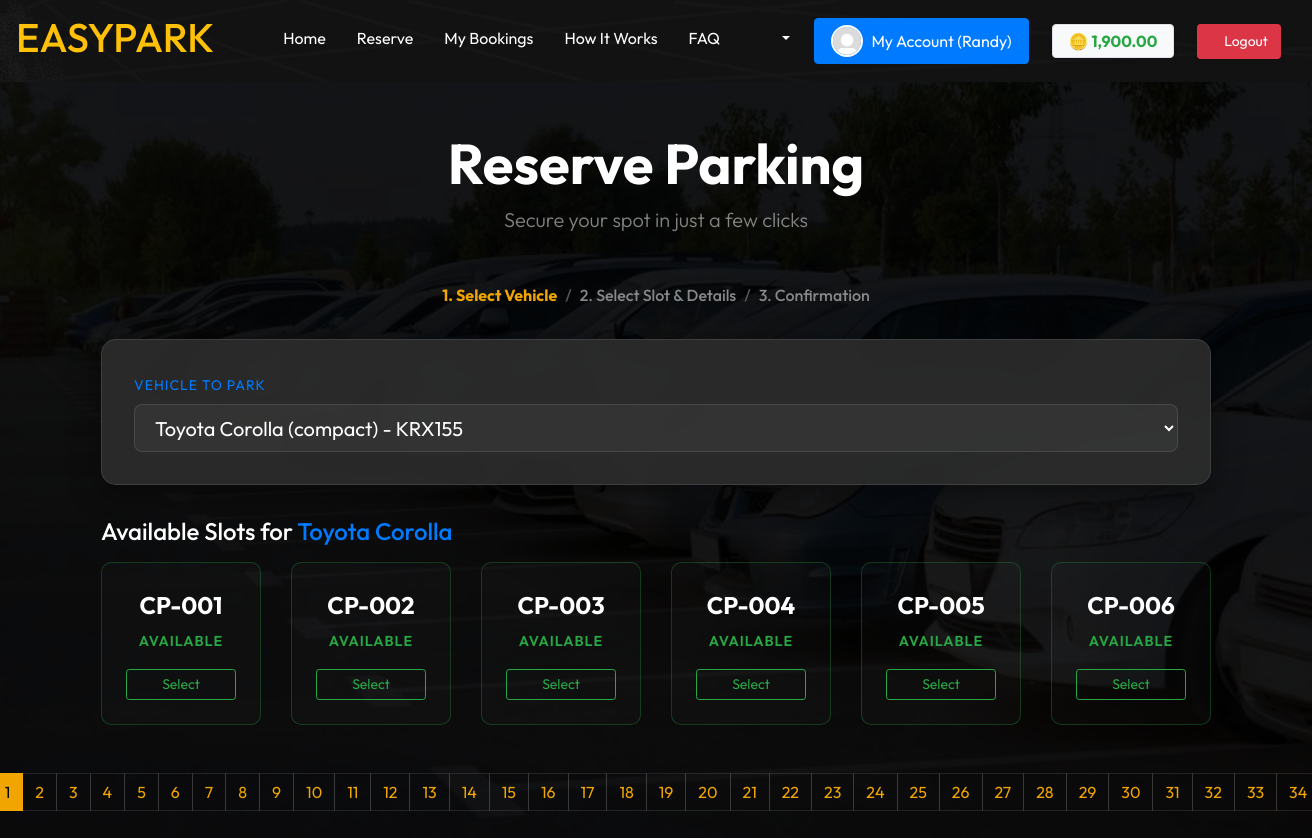
/reservations.php (signed in), run on the app's committed database.
### tables this page shows
CREATE TABLE `users` (
  `user_id` int(11) NOT NULL,
  `first_name` varchar(50) NOT NULL,
  `middle_name` varchar(50) DEFAULT NULL,
  `last_name` varchar(50) NOT NULL,
  `email` varchar(100) NOT NULL,
  `password` varchar(255) NOT NULL,
  `phone` varchar(20) DEFAULT NULL,
  `user_type` enum('admin','staff','client') NOT NULL DEFAULT 'client',
  `security_word` varchar(255) NOT NULL,
  `created_at` timestamp NULL DEFAULT current_timestamp(),
  `updated_at` timestamp NULL DEFAULT NULL ON UPDATE current_timestamp(),
  `is_active` tinyint(1) NOT NULL DEFAULT 1,
  `image` varchar(255) DEFAULT 'default.jpg',
  `coins` decimal(10,2) NOT NULL DEFAULT 0.00
);

CREATE TABLE `vehicles` (
  `vehicle_id` int(11) NOT NULL,
  `user_id` int(11) NOT NULL,
  `plate_number` varchar(20) NOT NULL,
  `model_id` int(11) NOT NULL,
  `color` varchar(50) NOT NULL,
  `created_at` timestamp NULL DEFAULT current_timestamp(),
  `updated_at` timestamp NULL DEFAULT NULL ON UPDATE current_timestamp()
);

CREATE TABLE `Vehicle_Models` (
  `model_id` int(11) NOT NULL,
  `brand` varchar(50) NOT NULL,
  `model` varchar(50) NOT NULL,
  `type` enum('two_wheeler','compact','standard','large') NOT NULL
);

CREATE TABLE `parking_slots` (
  `parking_slot_id` int(11) NOT NULL,
  `slot_number` varchar(10) NOT NULL,
  `slot_type` enum('two_wheeler','compact','standard','large') NOT NULL,
  `slot_status` enum('available','reserved','occupied','unavailable') DEFAULT 'available'
);

### reservations.php (the view, shortened to what this page needs)
<?php
require_once 'includes/db.php';
$user_id = $_SESSION['user_id'];
$stmt = $pdo->prepare('SELECT v.vehicle_id, v.plate_number, m.brand, m.model, m.type FROM vehicles v JOIN Vehicle_Models m ON v.model_id = m.model_id WHERE v.user_id = ?');
$stmt->execute([$user_id]);
$vehicles = $stmt->fetchAll(PDO::FETCH_ASSOC);
$active_vehicle_ids = [];
$user_has_active_reservation = false;
$selected_vehicle_id = isset($_POST['vehicle_id']) ? $_POST['vehicle_id'] : ($vehicles[0]['vehicle_id'] ?? null);
$selected_vehicle_type = null;
if ($selected_vehicle_id) {
  foreach ($vehicles as $veh) {
    if ($veh['vehicle_id'] == $selected_vehicle_id) {
      $selected_vehicle_type = $veh['type'];
      break;
    }
  }
}
$show_reservation_form = false;
$selected_slot = null;
$slots_per_page = 6;
$page = isset($_GET['page']) ? max(1, intval($_GET['page'])) : 1;
$offset = ($page - 1) * $slots_per_page;
$total_slots = 0;
$available_slots = [];
if ($selected_vehicle_type) {
  $stmt = $pdo->prepare('SELECT COUNT(*) FROM parking_slots WHERE slot_type = ?');
  $stmt->execute([$selected_vehicle_type]);
  $total_slots = $stmt->fetchColumn();
  $stmt = $pdo->prepare('SELECT * FROM parking_slots WHERE slot_type = ? LIMIT ? OFFSET ?');
  $stmt->bindValue(1, $selected_vehicle_type);
  $stmt->bindValue(2, $slots_per_page, PDO::PARAM_INT);
  $stmt->bindValue(3, $offset, PDO::PARAM_INT);
  $stmt->execute();
  $available_slots = $stmt->fetchAll(PDO::FETCH_ASSOC);
}
$current_step = 1;
?>
<!DOCTYPE html>
<html lang="en">
<head>
  <link rel="stylesheet" href="css/bootstrap.min.css">
</head>
<body>
  <?php include 'includes/client_navbar.php'; ?>
  <div class="container py-5">
    <div class="text-center mb-5">
      <h1 class="display-4 font-weight-bold text-white mb-2">Reserve Parking</h1>
      <p class="lead text-white-50">Secure your spot in just a few clicks</p>
    </div>
    <nav aria-label="breadcrumb">
      <ol class="breadcrumb breadcrumb-custom justify-content-center">
        <li class="breadcrumb-item<?= $current_step === 1 ? ' active' : '' ?>">1. Select Vehicle</li>
        <li class="breadcrumb-item<?= $current_step === 2 ? ' active' : '' ?>">2. Select Slot & Details</li>
        <li class="breadcrumb-item<?= $current_step === 3 ? ' active' : '' ?>">3. Confirmation</li>
      </ol>
    </nav>
    <div class="custom-card">
      <form method="post">
        <div class="form-group mb-0">
          <label for="vehicle_id" class="text-primary text-uppercase small" style="letter-spacing: 1px;">Vehicle To
            Park</label>
          <select name="vehicle_id" id="vehicle_id" class="form-control form-control-lg" onchange="this.form.submit()"
            required <?= $user_has_active_reservation ? 'disabled' : '' ?>>
            <?php foreach ($vehicles as $veh): ?>
              <?php
              $is_active = isset($active_vehicle_ids[$veh['vehicle_id']]);
              ?>
              <option value="<?= $veh['vehicle_id'] ?>" <?= $veh['vehicle_id'] == $selected_vehicle_id ? 'selected' : '' ?>
                <?= $is_active ? 'disabled' : '' ?>>
                <?= htmlspecialchars($veh['brand'] . ' ' . $veh['model'] . ' (' . $veh['type'] . ') - ' . $veh['plate_number']) ?>
              </option>
            <?php endforeach; ?>
          </select>
        </div>
      </form>
    </div>
    <?php if ($selected_vehicle_id && empty($active_vehicle_ids[$selected_vehicle_id]) && !$user_has_active_reservation): ?>
      <?php if ($current_step === 3): ?>
        <div class="custom-card">
          <form method="post">
            <h4 class="text-primary mb-4 border-bottom border-secondary pb-2">Confirm Your Reservation</h4>
            <div class="row">
              <div class="col-md-6 mb-3">
                <small class="text-muted d-block uppercase">Slot</small>
                <span class="h5">Slot <?= htmlspecialchars($selected_slot['slot_number']) ?> <small
                    class="text-muted">(<?= htmlspecialchars($selected_slot['slot_type']) ?>)</small></span>
              </div>
              <div class="col-md-6 mb-3">
                <small class="text-muted d-block uppercase">Vehicle</small>
                <span class="h5">
                  <?php foreach ($vehicles as $veh) {
                    if ($veh['vehicle_id'] == $selected_vehicle_id) {
                      echo htmlspecialchars($veh['brand'] . ' ' . $veh['model']);
                      break;
                    }
                  } ?>
                </span>
              </div>
              <div class="col-md-6 mb-3">
                <small class="text-muted d-block uppercase">Start Time</small>
                <span class="text-white"><?= htmlspecialchars($_POST['start_datetime']) ?></span>
              </div>
              <div class="col-md-6 mb-3">
                <small class="text-muted d-block uppercase">End Time</small>
                <span class="text-white"><?= htmlspecialchars($_POST['end_datetime']) ?></span>
              </div>
              <div class="col-md-6 mb-3">
                <small class="text-muted d-block uppercase">Duration</small>
                <span class="text-white"><?= htmlspecialchars($_POST['duration_value']) ?>
                  <?= htmlspecialchars($_POST['duration_type']) ?>(s)</span>
              </div>
              <div class="col-md-6 mb-3">
                <small class="text-muted d-block uppercase">Total Price</small>
                <span class="h3 text-warning"><i class="fas fa-coins"></i> <?= htmlspecialchars($_POST['price']) ?></span>
              </div>
            </div>
            <div class="alert alert-warning border-0 mt-3">
              <i class="fa fa-info-circle mr-1"></i> Please ensure all details are correct. Payment will be processed
              immediately upon confirmation.
            </div>
            <input type="hidden" name="slot_id" value="<?= $selected_slot['parking_slot_id'] ?>">
            <input type="hidden" name="vehicle_id" value="<?= $selected_vehicle_id ?>">
            <input type="hidden" name="duration_type" value="<?= htmlspecialchars($_POST['duration_type']) ?>">
            <input type="hidden" name="start_datetime" value="<?= htmlspecialchars($_POST['start_datetime']) ?>">
            <input type="hidden" name="end_datetime" value="<?= htmlspecialchars($_POST['end_datetime']) ?>">
            <input type="hidden" name="payment_method" value="<?= htmlspecialchars($_POST['payment_method']) ?>">
            <input type="hidden" name="price" value="<?= htmlspecialchars($_POST['price']) ?>">
            <input type="hidden" name="duration_value" value="<?= htmlspecialchars($_POST['duration_value']) ?>">
            <div class="mt-4 row">
              <div class="col-6">
                <button type="submit" name="confirm_reservation" class="btn btn-warning btn-block py-3 shadow">Confirm
                  Reservation</button>
              </div>
              <div class="col-6">
                <a href="reservations.php" class="btn btn-outline-light btn-block py-3">Cancel</a>
              </div>
            </div>
          </form>
        </div>
    <?php else: ?>
      <h4 class="text-white mb-3">Available Slots for <span class="text-primary">
          <?php
          foreach ($vehicles as $veh) {
            if ($veh['vehicle_id'] == $selected_vehicle_id) {
              echo htmlspecialchars($veh['brand'] . ' ' . $veh['model']);
              break;
            }
          }
          ?>
        </span></h4>
      <?php if (count($available_slots) > 0): ?>
        <form method="post">
          <div class="row">
            <?php foreach ($available_slots as $slot): ?>
              <?php
              $status = $slot['slot_status'];
              $cardClass = ($status === 'available') ? 'available' : (($status === 'reserved' || $status === 'occupied') ? 'occupied' : 'reserved');
              ?>
              <div class="col-lg-2 col-md-3 col-6 mb-4">
                <div class="slot-card <?= $cardClass ?>">
                  <div class="slot-title text-white"><?= htmlspecialchars($slot['slot_number']) ?></div>
                  <div class="slot-status mb-3 <?= ($status === 'available') ? 'text-success' : 'text-danger' ?>">
                    <?= ucfirst(($status === 'unavailable') ? 'Maintenance' : $status) ?>
                  </div>
                  <button type="submit" name="reserve_slot_id" value="<?= $slot['parking_slot_id'] ?>"
                    class="btn btn-sm btn-block <?= ($status === 'available') ? 'btn-outline-success' : 'btn-outline-secondary' ?>"
                    <?= ($status !== 'available' || $user_has_active_reservation) ? 'disabled' : '' ?>>
                    <?= ($status === 'available') ? 'Select' : 'Unavailable' ?>
                  </button>
                </div>
              </div>
            <?php endforeach; ?>
          </div>
        </form>
        <?php
        $total_pages = ceil($total_slots / $slots_per_page);
        if ($total_pages > 1):
          ?>
          <div class="mt-4">
            <nav aria-label="Slot pagination">
              <ul class="pagination justify-content-center">
                <?php for ($i = 1; $i <= $total_pages; $i++): ?>
                  <li class="page-item<?= $i == $page ? ' active' : '' ?>">
                    <a class="page-link" href="?vehicle_id=<?= $selected_vehicle_id ?>&page=<?= $i ?>"><?= $i ?></a>
                  </li>
                <?php endfor; ?>
              </ul>
            </nav>
          </div>
        <?php endif; ?>
      <?php endif; ?>
    <?php endif; ?>
  <?php endif; ?>
  </div>
</body>
</html>

### includes/client_navbar.php (shortened to what this page needs)
<?php
require_once __DIR__ . '/db.php';
$current_page = basename($_SERVER['PHP_SELF']);
$profilePic = 'images/default.jpg';
?>
<nav id="navbar" class="navbar navbar-expand-lg bg-image-dark navbar-dark sticky-top w-100 px-3">
    <a id="opp" class="navbar-brand" href="index.php">
        <h1 class="custom-size 75rem">EASYPARK</h1>
    </a>
    <div class="collapse navbar-collapse justify-content-end" id="collapsibleNavbar">
        <ul id="opp" class="navbar-nav">
            <li class="nav-item">
                <a class="nav-link <?= ($current_page == 'index.php') ? 'active' : '' ?>" href="index.php">Home</a>
            </li>
            <li class="nav-item">
                <a class="nav-link <?= ($current_page == 'reservations.php') ? 'active' : '' ?>"
                    href="reservations.php">Reserve</a>
            </li>
            <?php if (isset($_SESSION['user_id'])): ?>
                <li class="nav-item">
                    <a class="nav-link <?= ($current_page == 'bookings.php') ? 'active' : '' ?>" href="bookings.php">My
                        Bookings</a>
                </li>
            <?php endif; ?>
            <li class="nav-item">
                <a class="nav-link <?= ($current_page == 'how-it-works.php') ? 'active' : '' ?>"
                    href="how-it-works.php">How It Works</a>
            </li>
            <li class="nav-item">
                <a class="nav-link <?= ($current_page == 'faq.php') ? 'active' : '' ?>" href="faq.php">FAQ</a>
            </li>
            <?php if (isset($_SESSION['user_id'])): ?>
                <li class="nav-item dropdown mr-3">
                    <a class="nav-link dropdown-toggle position-relative" href="#" id="alertsDropdown" role="button"
                        data-toggle="dropdown" aria-haspopup="true" aria-expanded="false">
                        <i class="fas fa-bell fa-fw" style="font-size: 1.2rem;"></i>
                    </a>
                </li>
                <li class="nav-item">
                    <a class="btn btn-primary d-flex align-items-center" href="profile.php" id="accountButton"
                        style="padding: 0.375rem 1rem;">
                        <img src="<?= htmlspecialchars($profilePic) ?>" alt="Profile"
                            style="width:32px;height:32px;object-fit:cover;border-radius:50%;border:2px solid #fff;margin-right:8px;">
                        My Account (<?= htmlspecialchars($_SESSION['username'] ?? 'User') ?>)
                    </a>
                </li>
                <?php
                $coins = 0.00;
                if (isset($_SESSION['user_id']) && isset($pdo)) {
                    $stmt = $pdo->prepare('SELECT coins FROM users WHERE user_id = ?');
                    $stmt->execute([$_SESSION['user_id']]);
                    $coins = $stmt->fetchColumn() ?: 0.00;
                }
                $coinColor = ($coins >= 0) ? '#28a745' : '#dc3545';
                ?>
                <li class="nav-item d-flex align-items-center ml-2">
                    <a href="wallet.php" class="badge badge-light px-3 py-2 border shadow-sm"
                        style="font-size: 1rem; color: #333; font-weight: 700; text-decoration: none;">
                        🪙 <span style="color: <?= $coinColor ?>;"><?= number_format($coins, 2) ?></span>
                    </a>
                </li>
                <li class="nav-item d-flex align-items-center ml-2">
                    <a href="logout.php" class="btn btn-danger btn-sm shadow-sm" style="padding: 0.375rem 0.75rem;">
                        <i class="fas fa-sign-out-alt"></i> Logout
                    </a>
                </li>
            <?php else: ?>
                <li class="nav-item ml-2">
                    <a class="nav-link btn btn-primary px-4 text-white" href="login.php">Login/Sign Up</a>
                </li>
            <?php endif; ?>
        </ul>
    </div>
</nav>

### data on the page
users: coins "1,900.00"
vehicles: model.model "Toyota Corolla"
parking_slots: slot_number "CP-001", slot_status "AVAILABLE", shows "Select"
parking_slots: slot_number "CP-002", slot_status "AVAILABLE", shows "Select"
parking_slots: slot_number "CP-003", slot_status "AVAILABLE", shows "Select"
parking_slots: slot_number "CP-004", slot_status "AVAILABLE", shows "Select"
parking_slots: slot_number "CP-005", slot_status "AVAILABLE", shows "Select"
parking_slots: slot_number "CP-006", slot_status "AVAILABLE", shows "Select"

### other printed values
$_SESSION['username'] "Randy"
form field vehicle_id "Toyota Corolla (compact) - KRX155"
